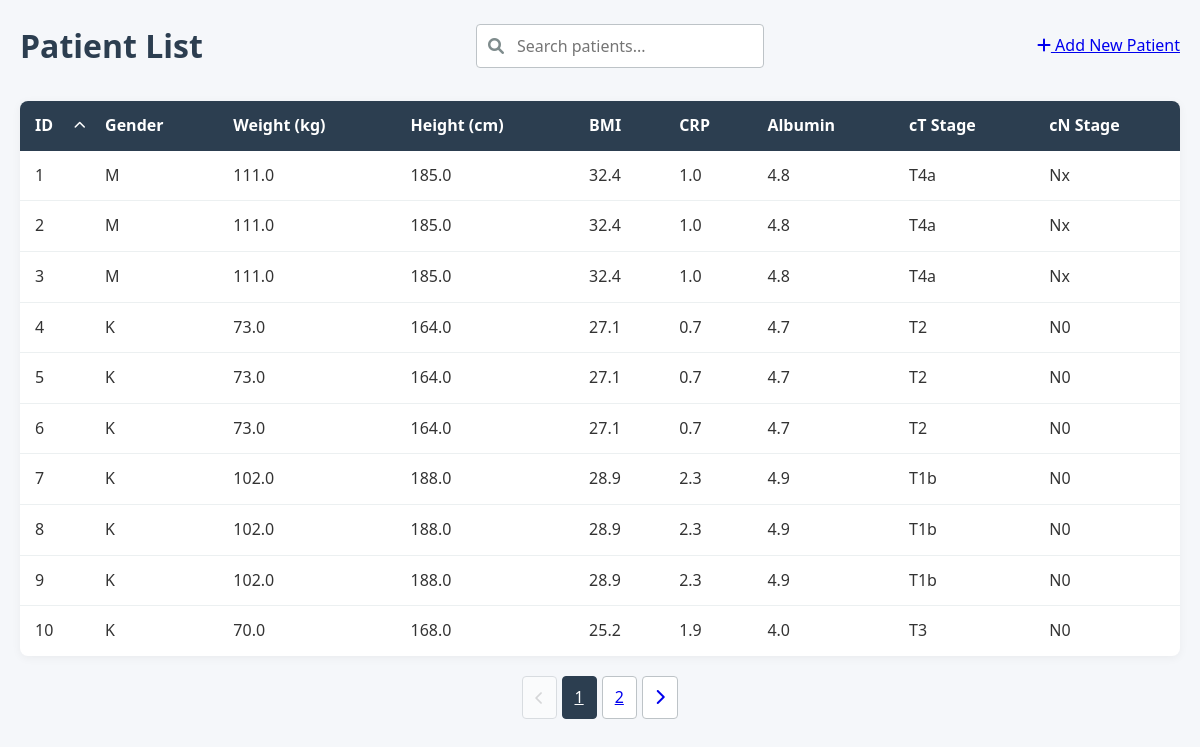
The page / on the database its author committed.
### models.py (models this page shows, shortened)
class Patient(db.Model):
    id = db.Column(db.Integer, primary_key=True)
    gender = db.Column(db.String(1), nullable=False)        # 'M' lub 'K'
    weight = db.Column(db.Float, nullable=False)            # waga w kg (wartości numeryczne)
    height = db.Column(db.Float, nullable=False)            # wzrost w cm (wartości numeryczne)
    bmi = db.Column(db.Float, nullable=False)               # BMI (wartości numeryczne)
    CRP = db.Column(db.Float, nullable=False)               # CRP (wartości numeryczne)
    Alb = db.Column(db.Float, nullable=False)               # Alb (wartości numeryczne)
    WCC = db.Column(db.Float, nullable=False)               # WCC (wartości numeryczne)
    NEU = db.Column(db.Float, nullable=False)               # NEU (wartości numeryczne)
    total_protein = db.Column(db.Float, nullable=False)     # białko całkowite (wartości numeryczne)
    pT = db.Column(db.String(10), nullable=False)           # stadium T (wartości kategoryczne)
    pN = db.Column(db.String(10), nullable=False)           # stadium N (wartości kategoryczne)
    pM = db.Column(db.String(10), nullable=False)           # stadium M (wartości kategoryczne)
    PNI = db.Column(db.Integer, nullable=False)             # PNI (wartości numeryczne 0-1)
    GRADING = db.Column(db.String(10), nullable=False)      # stopień zróżnicowania (wartości kategoryczne)
    Lauren = db.Column(db.String(10), nullable=False)       # typ Lauren (wartości kategoryczne)
    CTH_preop = db.Column(db.String(10), nullable=False)    # chemioterapia przedoperacyjna (wartości kategoryczne)
    cycles_number = db.Column(db.Integer, nullable=False)   # liczba cykli chemioterapii (wartości numeryczne)
    predictions = db.relationship('Prediction', backref='patient', lazy=True)

### app.py (the view, shortened to what this page needs)
    @app.route('/')
    def index():
        search_query = request.args.get('search', '')
        page = request.args.get('page', 1, type=int)
        per_page = 10
        sort_by = request.args.get('sort', 'id')  # Default sort by ID
        sort_order = request.args.get('order', 'asc')  # Default ascending
        base_query = Patient.query
        if sort_by == 'weight':
            sort_column = Patient.weight
        elif sort_by == 'height':
            sort_column = Patient.height
        elif sort_by == 'bmi':
            sort_column = Patient.bmi
        elif sort_by == 'CRP':
            sort_column = Patient.CRP
        elif sort_by == 'Alb':
            sort_column = Patient.Alb
        elif sort_by == 'pT':
            sort_column = Patient.pT
        elif sort_by == 'pN':
            sort_column = Patient.pN
        elif sort_by == 'id':
            sort_column = Patient.id
        else:  # Default case
            sort_column = Patient.id
        if sort_order == 'desc':
            patients = base_query.order_by(sort_column.desc())
        else:
            patients = base_query.order_by(sort_column.asc())
        patients = patients.paginate(page=page, per_page=per_page)
        return render_template('index.html',
                            patients=patients,
                            search_query=search_query,
                            sort_by=sort_by,
                            sort_order=sort_order)

### templates/index.html (shortened to what this page needs)
{% extends "base.html" %}
{% block content %}
<header>
    <h1>Patient List</h1>
    <div class="search-container">
        <i class="fas fa-search"></i>
        <form method="get" action="{{ url_for('index') }}">
            <input type="text" name="search" placeholder="Search patients..."
                   value="{{ search_query }}" id="searchInput">
        </form>
    </div>
    <div class="actions">
        <a href="{{ url_for('new_patient') }}" class="btn-add">
            <i class="fas fa-plus"></i> Add New Patient
        </a>
    </div>
</header>
<div class="patient-table-container">
    <table class="patient-table">
        <thead>
            <tr>
                <th class="sortable {% if sort_by == 'id' %}sorted-{{ sort_order }}{% endif %}"
                    data-sort="id">
                    ID {% if sort_by == 'id' %}
                        <i class="fas fa-chevron-{% if sort_order == 'asc' %}up{% else %}down{% endif %}"></i>
                    {% endif %}
                </th>
                <th>Gender</th>
                <th>Weight (kg)</th>
                <th>Height (cm)</th>
                <th>BMI</th>
                <th>CRP</th>
                <th>Albumin</th>
                <th>cT Stage</th>
                <th>cN Stage</th>
            </tr>
        </thead>
        <tbody>
            {% for patient in patients.items %}
            <tr class="patient-row" onclick="window.location='{{ url_for('patient_detail', patient_id=patient.id) }}'">
                <td>{{ patient.id }}</td>
                <td>{{ patient.gender }}</td>
                <td>{{ patient.weight }}</td>
                <td>{{ patient.height }}</td>
                <td>{{ patient.bmi }}</td>
                <td>{{ patient.CRP }}</td>
                <td>{{ patient.Alb }}</td>
                <td>{{ patient.pT }}</td>
                <td>{{ patient.pN }}</td>
            </tr>
            {% endfor %}
        </tbody>
    </table>
</div>
<div class="pagination">
    {% if patients.has_prev %}
        <a href="{{ url_for('index', page=patients.prev_num, search=search_query) }}"
           class="pagination-button">
            <i class="fas fa-chevron-left"></i>
        </a>
    {% else %}
        <button class="pagination-button" disabled>
            <i class="fas fa-chevron-left"></i>
        </button>
    {% endif %}
    {% for page_num in patients.iter_pages() %}
        {% if page_num %}
            <a href="{{ url_for('index', page=page_num, search=search_query) }}"
               class="pagination-button {% if page_num == patients.page %}active{% endif %}">
                {{ page_num }}
            </a>
        {% else %}
            <span class="pagination-ellipsis">...</span>
        {% endif %}
    {% endfor %}
    {% if patients.has_next %}
        <a href="{{ url_for('index', page=patients.next_num, search=search_query) }}"
           class="pagination-button">
            <i class="fas fa-chevron-right"></i>
        </a>
    {% else %}
        <button class="pagination-button" disabled>
            <i class="fas fa-chevron-right"></i>
        </button>
    {% endif %}
</div>
{% endblock %}

### static/css/styles.css (style rules this page uses)
:root { --primary-color: #2c3e50; --secondary-color: #3498db; --accent-color: #e74c3c; --light-gray: #ecf0f1; --medium-gray: #bdc3c7; --dark-gray: #7f8c8d; --success-color: #2ecc71; --warning-color: #f39c12; --danger-color: #e74c3c; }
* { margin: 0; padding: 0; box-sizing: border-box; font-family: 'Segoe UI', Tahoma, Geneva, Verdana, sans-serif; }
body { background-color: #f5f7fa; color: #333; line-height: 1.6; }
header { margin-bottom: 30px; display: flex; justify-content: space-between; align-items: center; flex-wrap: wrap; gap: 20px; }
h1 { color: var(--primary-color); font-weight: 600; }
.search-container { position: relative; min-width: 250px; }
.search-container i { position: absolute; left: 12px; top: 50%; transform: translateY(-50%); color: var(--dark-gray); }
.search-container input { width: 100%; padding: 10px 15px 10px 40px; border: 1px solid var(--medium-gray); border-radius: 4px; font-size: 16px; transition: border-color 0.3s; }
.patient-table-container { background: white; border-radius: 8px; box-shadow: 0 2px 10px rgba(0, 0, 0, 0.05); overflow: hidden; margin-bottom: 20px; }
.patient-table { width: 100%; border-collapse: collapse; }
.patient-table th { background-color: var(--primary-color); color: white; padding: 12px 15px; text-align: left; }
.patient-table td { padding: 12px 15px; border-bottom: 1px solid var(--light-gray); }
.patient-table tr:last-child td { border-bottom: none; }
.patient-row { transition: background-color 0.2s; cursor: pointer; }
.pagination { display: flex; justify-content: center; gap: 5px; margin-top: 20px; }
.pagination-button { padding: 8px 12px; border: 1px solid var(--medium-gray); background: white; border-radius: 4px; cursor: pointer; transition: all 0.2s; }
.pagination-button.active { background: var(--primary-color); color: white; border-color: var(--primary-color); }
.pagination-button:disabled { opacity: 0.5; cursor: not-allowed; }
.sortable { cursor: pointer; position: relative; padding-right: 20px; transition: background-color 0.2s; }
.sortable i { position: absolute; right: 5px; top: 50%; transform: translateY(-50%); font-size: 12px; }
.sorted-asc { background-color: rgba(52, 152, 219, 0.1); }

### rows shown on the page
Patient: id "1", gender "M", weight "111.0", height "185.0", bmi "32.4", CRP "1.0", Alb "4.8", pT "T4a", pN "Nx"
Patient: id "2", gender "M", weight "111.0", height "185.0", bmi "32.4", CRP "1.0", Alb "4.8", pT "T4a", pN "Nx"
Patient: id "3", gender "M", weight "111.0", height "185.0", bmi "32.4", CRP "1.0", Alb "4.8", pT "T4a", pN "Nx"
Patient: id "4", gender "K", weight "73.0", height "164.0", bmi "27.1", CRP "0.7", Alb "4.7", pT "T2", pN "N0"
Patient: id "5", gender "K", weight "73.0", height "164.0", bmi "27.1", CRP "0.7", Alb "4.7", pT "T2", pN "N0"
Patient: id "6", gender "K", weight "73.0", height "164.0", bmi "27.1", CRP "0.7", Alb "4.7", pT "T2", pN "N0"
Patient: id "7", gender "K", weight "102.0", height "188.0", bmi "28.9", CRP "2.3", Alb "4.9", pT "T1b", pN "N0"
Patient: id "8", gender "K", weight "102.0", height "188.0", bmi "28.9", CRP "2.3", Alb "4.9", pT "T1b", pN "N0"
Patient: id "9", gender "K", weight "102.0", height "188.0", bmi "28.9", CRP "2.3", Alb "4.9", pT "T1b", pN "N0"
Patient: id "10", gender "K", weight "70.0", height "168.0", bmi "25.2", CRP "1.9", Alb "4.0", pT "T3", pN "N0"

### other values the page prints
{{ page_num }} "1" "2"
